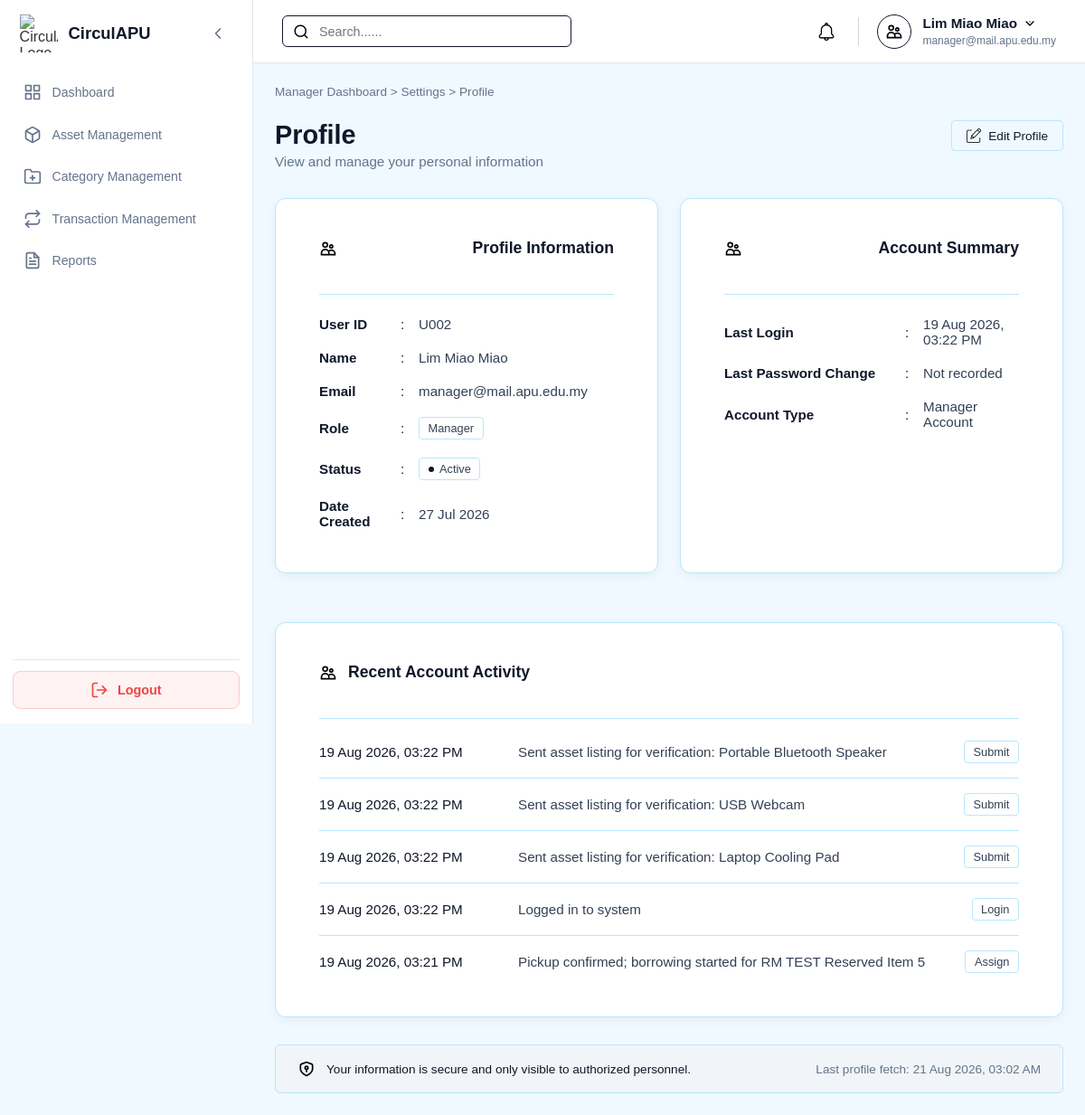
Page /profile_setting.php (signed in) on the committed database.
### tables this page shows
CREATE TABLE `user` (
  `userID` varchar(10) NOT NULL,
  `name` varchar(100) NOT NULL,
  `email` varchar(100) NOT NULL,
  `password` varchar(255) NOT NULL,
  `role` enum('Member','Auditor','Manager','Admin') NOT NULL DEFAULT 'Member',
  `status` enum('Active','Suspended','Deleted') NOT NULL DEFAULT 'Active',
  `ecopoint` int(11) NOT NULL DEFAULT 0,
  `dateCreated` timestamp NOT NULL DEFAULT current_timestamp()
);

CREATE TABLE `systemlog` (
  `logID` varchar(10) NOT NULL,
  `userID` varchar(10) NOT NULL,
  `actionType` enum('Create','Submit','Approve','Reject','Redeem','Assign','Update','Delete','Login','Logout') NOT NULL,
  `refType` enum('Mission','Asset','Reward','Badge','Tier','Verification','User','Category','Transaction','Borrowing') NOT NULL,
  `refID` varchar(10) DEFAULT NULL,
  `description` varchar(255) NOT NULL,
  `timeLogged` timestamp NOT NULL DEFAULT current_timestamp()
);

### profile_setting.php (the view, shortened to what this page needs)
<?php
require_once 'db.php';
$user_id = $_SESSION['user_id'];
$stmt = $conn->prepare(
    "SELECT u.userID, u.name, u.email, u.role, u.status, u.dateCreated,
            (SELECT MAX(sl.timeLogged)
             FROM systemlog sl
             WHERE sl.userID = u.userID AND sl.actionType = 'Login') AS lastLogin
     FROM user u
     WHERE u.userID = ?"
);
$stmt->bind_param("s", $user_id);
$stmt->execute();
$result = $stmt->get_result();
$user_data = $result->fetch_assoc();
$is_editing = isset($_GET['edit']) && $_GET['edit'] === '1';
$edit_name = $user_data['name'];
$edit_email = $user_data['email'];
$activity_stmt = $conn->prepare(
    "SELECT actionType, refType, description, timeLogged
     FROM systemlog WHERE userID = ?
     ORDER BY timeLogged DESC LIMIT 5"
);
$activity_stmt->bind_param('s', $user_id);
$activity_stmt->execute();
$recent_account_activity = $activity_stmt->get_result()->fetch_all(MYSQLI_ASSOC);
$password_stmt = $conn->prepare(
    "SELECT MAX(timeLogged) AS changedAt FROM systemlog
     WHERE userID = ? AND actionType = 'Update' AND refType = 'User'
       AND description = 'Changed own account password'"
);
$password_stmt->bind_param('s', $user_id);
$password_stmt->execute();
$last_password_change = $password_stmt->get_result()->fetch_assoc()['changedAt'] ?? null;
$last_login_at = $user_data['lastLogin'] ?: ($_SESSION['last_login_at'] ?? null);
$last_login_display = 'Not recorded';
if ($last_login_at && ($last_login_timestamp = strtotime($last_login_at)) !== false) {
    $last_login_display = date('Y-m-d', $last_login_timestamp) === date('Y-m-d')
        ? 'Today, ' . date('h:i A', $last_login_timestamp)
        : date('d M Y, h:i A', $last_login_timestamp);
}
$theme_class = 'role-' . strtolower($user_data['role']);
$user_role_display = htmlspecialchars($user_data['role']);
?>
<!DOCTYPE html>
<html lang="en">
<head>
    <link rel="stylesheet" href="style.css">
    <?php if (($user_data['role'] ?? '') === 'Manager'): ?><link rel="stylesheet" href="/CirculAPU/Manager/manager_mobile.css?v=<?=filemtime(__DIR__.'/Manager/manager_mobile.css')?>"><?php endif; ?>
</head>
<body class="<?php echo htmlspecialchars($theme_class); ?> profile-settings-page">
    <div class="dashboard-container">
            <?php include 'sidebar.php'; ?>
        <div class="main-content">
            <?php include 'header.php'; ?>
            <main class="page-body">
                <div class="breadcrumb">
                    <?php echo $user_role_display; ?> Dashboard > Settings > Profile
                </div>
                <div class="page-header">
                    <div class="header-titles">
                        <h1>Profile</h1>
                        <p class="subtitle">View and manage your personal information</p>
                    </div>
                    <div class="profile-page-actions">
                        <?php if ($is_editing): ?>
                            <a href="profile_setting.php" class="action-btn outline-btn">Cancel</a>
                            <button type="submit" name="save_profile" value="1" form="profile-edit-form" class="action-btn outline-btn">
                                Save Changes
                            </button>
                        <?php else: ?>
                            <a href="profile_setting.php?edit=1" class="action-btn outline-btn profile-edit-button">
                                <img src="/CirculAPU/assets/icons/edit.png" alt="" width="16" height="16"> Edit Profile
                            </a>
                        <?php endif; ?>
                    </div>
                </div>
                <div class="profile-grid">
                    <form id="profile-edit-form" method="POST" class="content-card">
                        <div class="card-header">
                            <img src="/CirculAPU/assets/icons/users.svg" alt="User" width="20" height="20">
                            <h2>Profile Information</h2>
                        </div>
                        <hr class="card-divider">
                        <div class="profile-details-wrapper">
                            <div class="profile-info-list">
                                <div class="info-row">
                                    <span class="info-label">User ID</span>
                                    <span class="info-separator">:</span>
                                    <span class="info-value"><?php echo htmlspecialchars($user_data['userID']); ?></span>
                                </div>
                                <div class="info-row">
                                    <?php if ($is_editing): ?>
                                        <label class="info-label" for="profile-name">Name</label>
                                    <?php else: ?>
                                        <span class="info-label">Name</span>
                                    <?php endif; ?>
                                    <span class="info-separator">:</span>
                                    <span class="info-value">
                                        <?php if ($is_editing): ?>
                                            <input id="profile-name" class="profile-edit-input" type="text" name="name" maxlength="100" value="<?php echo htmlspecialchars($edit_name); ?>" required>
                                        <?php else: ?>
                                            <?php echo htmlspecialchars($user_data['name']); ?>
                                        <?php endif; ?>
                                    </span>
                                </div>
                                <div class="info-row">
                                    <?php if ($is_editing): ?>
                                        <label class="info-label" for="profile-email">Email</label>
                                    <?php else: ?>
                                        <span class="info-label">Email</span>
                                    <?php endif; ?>
                                    <span class="info-separator">:</span>
                                    <span class="info-value">
                                        <?php if ($is_editing): ?>
                                            <input id="profile-email" class="profile-edit-input" type="email" name="email" maxlength="100" value="<?php echo htmlspecialchars($edit_email); ?>" required>
                                        <?php else: ?>
                                            <?php echo htmlspecialchars($user_data['email']); ?>
                                        <?php endif; ?>
                                    </span>
                                </div>
                                <div class="info-row">
                                    <span class="info-label">Role</span>
                                    <span class="info-separator">:</span>
                                    <span class="info-value"><span class="badge neutral-badge outline"><?php echo $user_role_display; ?></span></span>
                                </div>
                                <div class="info-row">
                                    <span class="info-label">Status</span>
                                    <span class="info-separator">:</span>
                                    <span class="info-value">
                                        <?php if(strtolower($user_data['status']) === 'active'): ?>
                                            <span class="badge success-badge outline"><span class="dot"></span> Active</span>
                                        <?php else: ?>
                                            <span class="badge outline" style="color:#991b1b; border-color:#fca5a5; background-color:#fee2e2;"><span class="dot" style="background-color:#991b1b;"></span> <?php echo htmlspecialchars($user_data['status']); ?></span>
                                        <?php endif; ?>
                                    </span>
                                </div>
                                <div class="info-row">
                                    <span class="info-label">Date Created</span>
                                    <span class="info-separator">:</span>
                                    <span class="info-value"><?php echo $user_data['dateCreated'] ? date("d M Y", strtotime($user_data['dateCreated'])) : 'N/A'; ?></span>
                                </div>
                            </div>
                        </div>
                    </form>
                    <div class="content-card">
                        <div class="card-header">
                            <img src="/CirculAPU/assets/icons/users.svg" alt="Account" width="20" height="20">
                            <h2>Account Summary</h2>
                        </div>
                        <hr class="card-divider">
                        <div class="profile-info-list padded-list">
                            <div class="info-row">
                                <span class="info-label wide-label">Last Login</span>
                                <span class="info-separator">:</span>
                                <span class="info-value"><?php echo htmlspecialchars($last_login_display); ?></span>
                            </div>
                            <div class="info-row">
                                <span class="info-label wide-label">Last Password Change</span>
                                <span class="info-separator">:</span>
                                <span class="info-value"><?php echo $last_password_change ? htmlspecialchars(date('d M Y, h:i A', strtotime($last_password_change))) : 'Not recorded'; ?></span>
                            </div>
                            <div class="info-row">
                                <span class="info-label wide-label">Account Type</span>
                                <span class="info-separator">:</span>
                                <span class="info-value"><?php echo $user_role_display; ?> Account</span>
                            </div>
                        </div>
                    </div>
                </div>
                <div class="content-card full-width-card">
                    <div class="card-header space-between">
                        <div class="header-left">
                            <img src="/CirculAPU/assets/icons/users.svg" alt="Activity" width="20" height="20">
                            <h2>Recent Account Activity</h2>
                        </div>
                    </div>
                    <hr class="card-divider">
                    <div class="activity-list">
                        <?php if (!$recent_account_activity): ?>
                            <div class="activity-row">
                                <span class="activity-desc">No account activity has been recorded.</span>
                            </div>
                        <?php else: ?>
                            <?php foreach ($recent_account_activity as $activity): ?>
                                <div class="activity-row">
                                    <span class="activity-date"><?php echo htmlspecialchars(date('d M Y, h:i A', strtotime($activity['timeLogged']))); ?></span>
                                    <span class="activity-desc"><?php echo htmlspecialchars($activity['description']); ?></span>
                                    <span class="badge neutral-badge outline"><?php echo htmlspecialchars($activity['actionType']); ?></span>
                                </div>
                            <?php endforeach; ?>
                        <?php endif; ?>
                    </div>
                </div>
                <div class="security-footer">
                    <div class="security-left">
                        <img src="/CirculAPU/assets/icons/shield.svg" alt="Secure" width="20" height="20">
                        <span>Your information is secure and only visible to authorized personnel.</span>
                    </div>
                    <div class="security-right">
                        <span>Last profile fetch: <?php echo date("d M Y, h:i A"); ?></span>
                    </div>
                </div>
            </main>
        </div>
    </div>
</body>
</html>

### rows in the picture
user: role "Manager", userID "U002", name "Lim Miao Miao", email "manager@mail.apu.edu.my", dateCreated "27 Jul 2026"
systemlog: timeLogged "19 Aug 2026, 03:22 PM", description "Sent asset listing for verification: Portable Bluetooth Speaker", actionType "Submit"
systemlog: timeLogged "19 Aug 2026, 03:22 PM", description "Sent asset listing for verification: USB Webcam", actionType "Submit"
systemlog: timeLogged "19 Aug 2026, 03:22 PM", description "Sent asset listing for verification: Laptop Cooling Pad", actionType "Submit"
systemlog: timeLogged "19 Aug 2026, 03:22 PM", description "Logged in to system", actionType "Login"
systemlog: timeLogged "19 Aug 2026, 03:21 PM", description "Pickup confirmed; borrowing started for RM TEST Reserved Item 5", actionType "Assign"

### other values in the picture
$user_name "Lim Miao Miao"
$user_email "manager@mail.apu.edu.my"
$last_login_display "19 Aug 2026, 03:22 PM"
